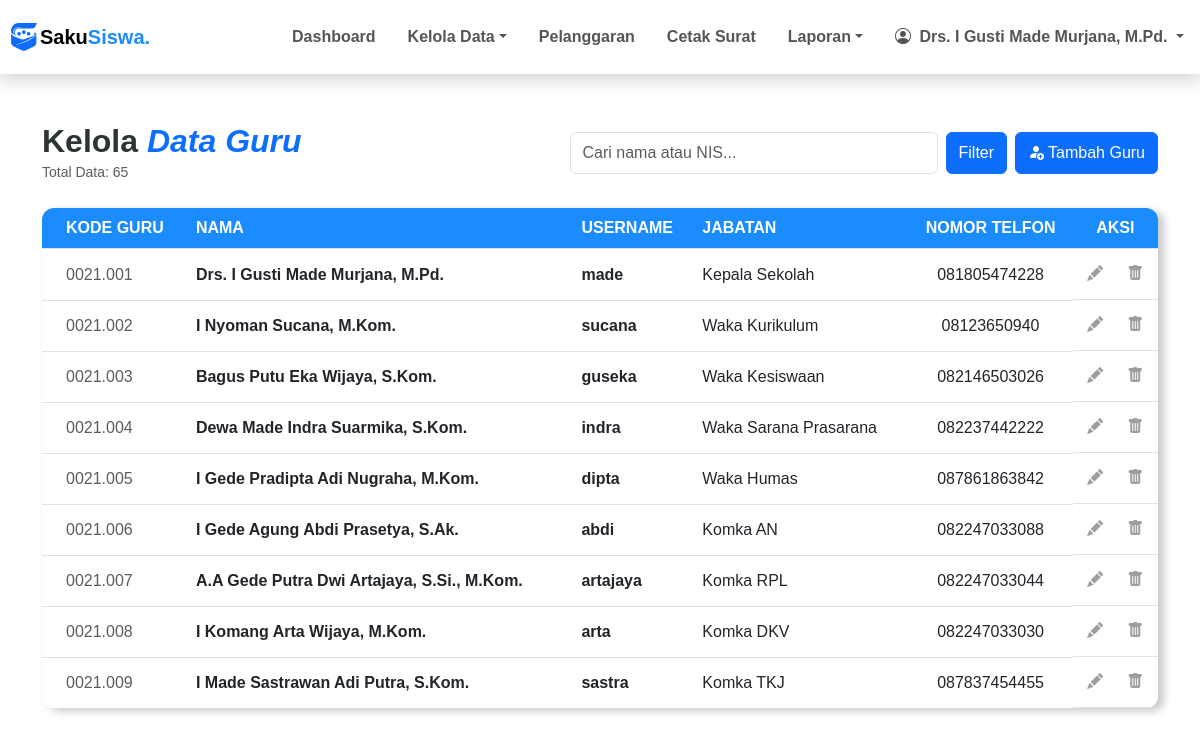
/pages/guru/list.php (signed in), run on the app's committed database.
### tables this page shows
CREATE TABLE `guru` (
  `kode_guru` char(8) NOT NULL,
  `nama_pengguna` varchar(100) DEFAULT NULL,
  `role` enum('admin','bk','guru','manajemen') DEFAULT 'guru',
  `username` varchar(50) DEFAULT NULL,
  `password` varchar(70) DEFAULT NULL,
  `aktif` enum('Y','N') DEFAULT NULL,
  `jabatan` varchar(50) DEFAULT NULL,
  `telp` varchar(16) DEFAULT NULL
);

### pages/guru/list.php (the view, shortened to what this page needs)
<?php
include ROOTPATH . "/config/config.php";
include ROOTPATH . "/includes/header.php";
$result = mysqli_query($conn, "SELECT * FROM guru WHERE aktif = 'Y'");
$total_guru = mysqli_num_rows($result);
?>
<div class="container py-5">
    <div class="row align-items-center mb-4">
        <div class="col-md-4">
            <h2 class="main-title mb-0" style="color: #2d3436; font-weight: 700;">
                Kelola <span class="text-primary fst-italic">Data Guru</span>
            </h2>
            <small class="text-muted">Total Data: <?php echo $total_guru ?></small>
        </div>
        <div class="col-md-8">
            <form action="" method="POST" class="d-flex justify-content-md-end gap-2">
                <input type="text" class="form-control w-50" placeholder="Cari nama atau NIS..." name="nama">
                <button type="submit" class="btn btn-primary">Filter</button>
                <a href="add.php" class="btn btn-primary py-2"><i class="bi bi-person-fill-add me-1"></i>Tambah Guru</a>
            </form>
        </div>
    </div>
    <div class="table-container" style="max-height: 500px; overflow-y: auto;">
        <div class="table-responsive">
            <table class="table table-hover align-middle mb-0">
                <thead class="table-dark-custom" style="position: sticky; top: 0; z-index: 1;">
                    <tr>
                        <th class="py-2 ps-4">KODE GURU</th>
                        <th>NAMA</th>
                        <th>USERNAME</th>
                        <th>JABATAN</th>
                        <th class="text-center">NOMOR TELFON</th>
                        <th class="text-center">AKSI</th>
                    </tr>
                </thead>
                <tbody>
                    <?php foreach($result as $total_guru): ?>
                        <tr>
                            <td class="ps-4 text-muted"><?= $total_guru['kode_guru']?></td>
                            <td class="fw-semibold"><?= $total_guru['nama_pengguna']?></td>
                            <td class="fw-semibold"><?= $total_guru['username']?></td>
                            <td><?= htmlspecialchars($total_guru['jabatan']) ?></td>
                            <td class="text-center"><?= htmlspecialchars($total_guru['telp']) ?></td>
                            <td class="text-center d-flex justify-content-center gap-1  px-0">
                                <a class="btn-action btn-edit"href="edit.php?kode_guru=<?= $total_guru['kode_guru'] ?>" title="Edit"><i class="bi bi-pencil-fill"></i></a>
                                <form action="/SistemPoin/process/guru_process.php" method="post"onsubmit="return confirm('Ingin Menghapus data <?= $total_guru['nama_pengguna'] ?>?')">
                                    <button class="btn-action btn-delete" title="Hapus" type="submit"><i class="bi bi-trash-fill"></i></button>
                                </form>
                            </td>
                        </tr>
                    <?php endforeach; ?>
                </tbody>
            </table>
        </div>
    </div>
</div>
<?php include '../../includes/footer.php'; ?>

### assets/css/style.css (style rules this page uses)
.table-container { background: #ffffff; border-radius: 12px; overflow: hidden; box-shadow: rgba(0, 0, 0, 0.219) 6px 3px 8px !important; }
.table-dark-custom { background-color: #1a374d !important; color: white !important; }
.btn-action { color: #9e9e9e; transition: all 0.3s ease; background: none; border: none; padding: 5px 10px; }
th { background-color: #1a8cfd !important; color: white !important; }
.btn { transition: all 0.4s ease-in-out !important; }

### includes/header.php (style rules this page uses)
body { font-family: 'Poppins', sans-serif !important; overflow-x: hidden; }

### data on the page
guru: kode_guru "0021.001", nama_pengguna "Drs. I Gusti Made Murjana, M.Pd.", username "made", jabatan "Kepala Sekolah", telp "081805474228"
guru: kode_guru "0021.002", nama_pengguna "I Nyoman Sucana, M.Kom.", username "sucana", jabatan "Waka Kurikulum", telp "08123650940"
guru: kode_guru "0021.003", nama_pengguna "Bagus Putu Eka Wijaya, S.Kom.", username "guseka", jabatan "Waka Kesiswaan", telp "082146503026"
guru: kode_guru "0021.004", nama_pengguna "Dewa Made Indra Suarmika, S.Kom.", username "indra", jabatan "Waka Sarana Prasarana", telp "082237442222"
guru: kode_guru "0021.005", nama_pengguna "I Gede Pradipta Adi Nugraha, M.Kom.", username "dipta", jabatan "Waka Humas", telp "087861863842"
guru: kode_guru "0021.006", nama_pengguna "I Gede Agung Abdi Prasetya, S.Ak.", username "abdi", jabatan "Komka AN", telp "082247033088"
guru: kode_guru "0021.007", nama_pengguna "A.A Gede Putra Dwi Artajaya, S.Si., M.Kom.", username "artajaya", jabatan "Komka RPL", telp "082247033044"
guru: kode_guru "0021.008", nama_pengguna "I Komang Arta Wijaya, M.Kom.", username "arta", jabatan "Komka DKV", telp "082247033030"
guru: kode_guru "0021.009", nama_pengguna "I Made Sastrawan Adi Putra, S.Kom.", username "sastra", jabatan "Komka TKJ", telp "087837454455"

### other printed values
$_SESSION['nama_pengguna'] "Drs. I Gusti Made Murjana, M.Pd."
$total_guru "65"
